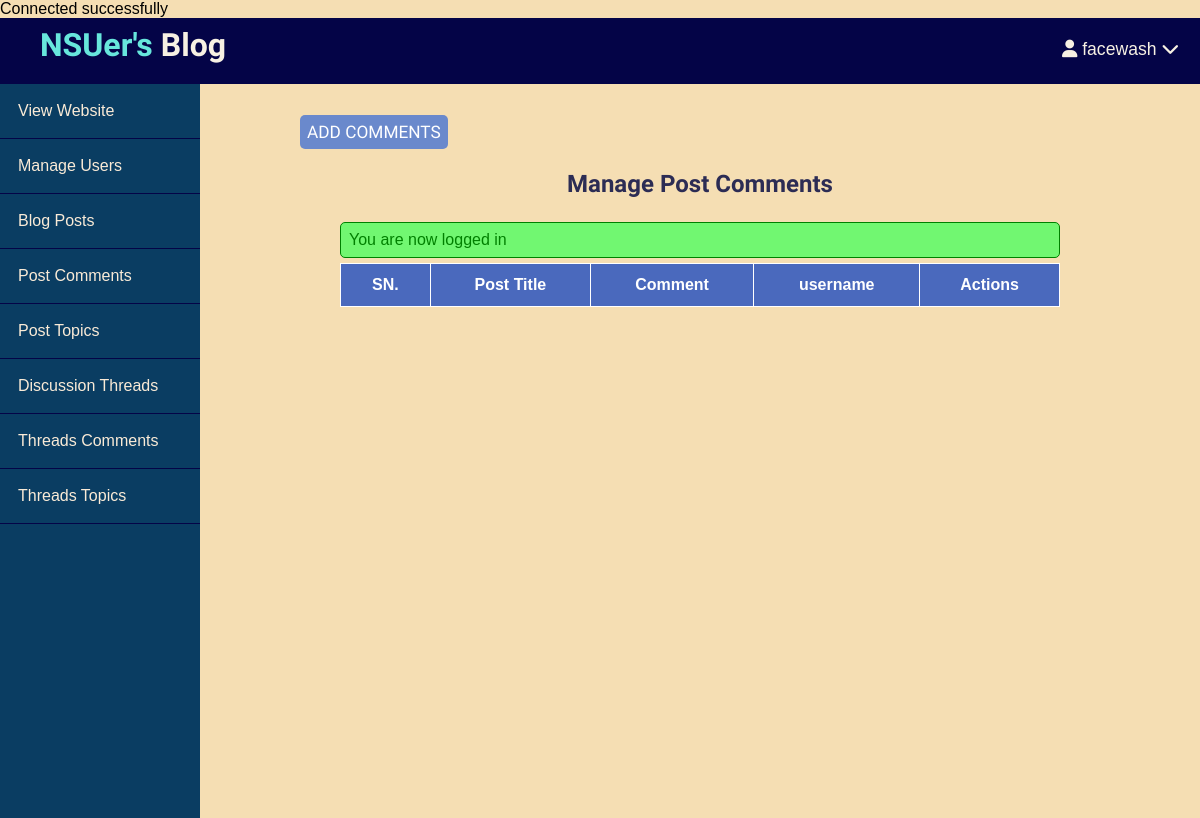
Before: /admin/post-comment/index.php (signed in) with the older database file.
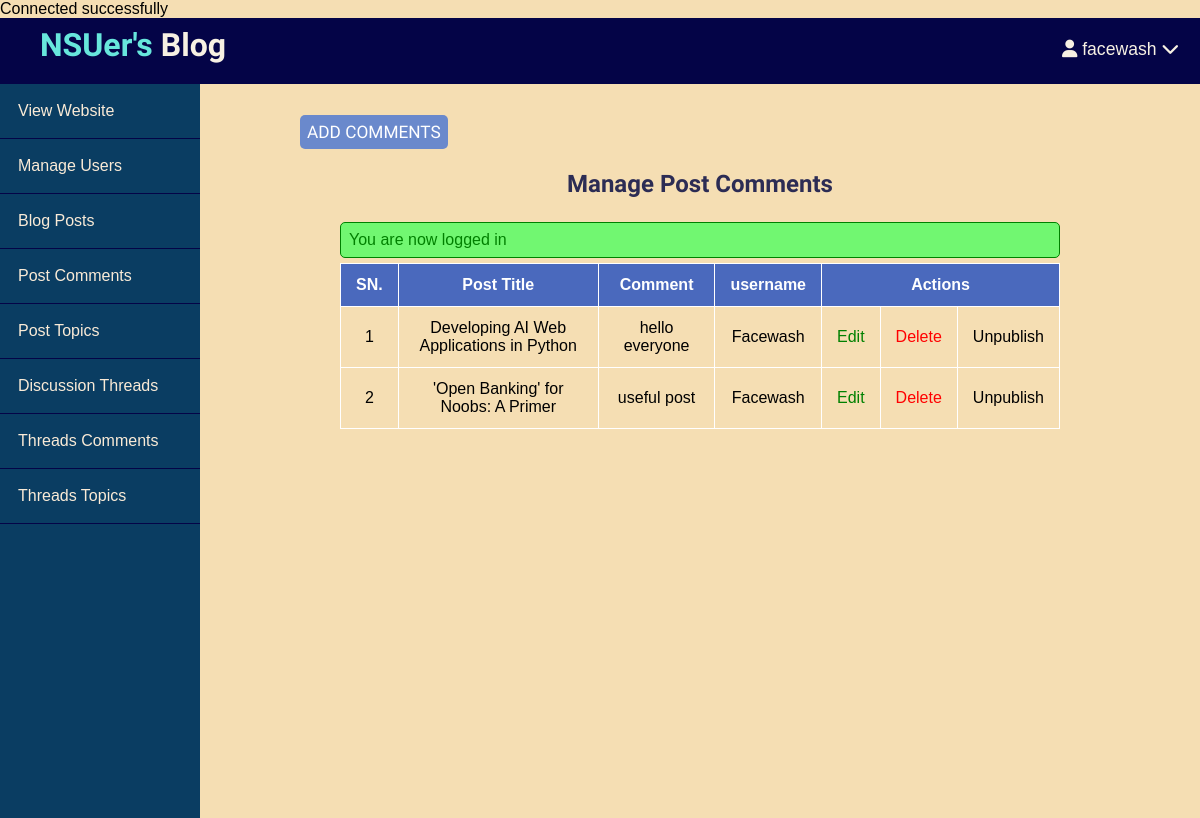
After: the same page with the newer database file.
### tables this page shows
CREATE TABLE `comments` (
  `id` int(11) NOT NULL,
  `user_id` int(11) NOT NULL,
  `post_id` int(11) NOT NULL,
  `parent_comment_id` int(11) NOT NULL,
  `body` text NOT NULL,
  `published` tinyint(4) NOT NULL,
  `created_at` datetime NOT NULL DEFAULT current_timestamp(),
  `update_at` datetime NOT NULL DEFAULT current_timestamp()
);

CREATE TABLE `posts` (
  `id` int(11) NOT NULL,
  `user_id` int(11) NOT NULL,
  `topic_id` int(11) DEFAULT NULL,
  `title` varchar(255) NOT NULL,
  `image` varchar(255) NOT NULL,
  `body` text NOT NULL,
  `published` tinyint(4) NOT NULL,
  `created_at` datetime NOT NULL DEFAULT current_timestamp()
);

CREATE TABLE `users` (
  `id` int(11) NOT NULL,
  `admin` tinyint(4) NOT NULL,
  `username` varchar(255) NOT NULL,
  `email` varchar(255) NOT NULL,
  `password` varchar(255) NOT NULL,
  `created_at` datetime NOT NULL DEFAULT current_timestamp()
);

### app/database/db.php (called while the page is built, shortened)
<?php
require("connect.php");
function selectAll($table, $conditions = [])
{
    global $conn;
    $sql = "SELECT * FROM $table";
    if (empty($conditions)) {
        $statement = $conn->prepare($sql);
        $statement->execute();
        $records = $statement->get_result()->fetch_all(MYSQLI_ASSOC);
        return $records;
    }
}

### app/controllers/post-comments.php (called while the page is built, shortened)
<?php
include(ROOT_PATH . "/app/database/db.php");
$table = "comments";
$posts = selectAll('posts');
$comments = selectAll($table);

### admin/post-comment/index.php (the view, shortened to what this page needs)
<?php
include(ROOT_PATH . '/app/controllers/post-comments.php');
$users = selectAll('users');
?>
<!DOCTYPE html>
<html lang="en">
<head>
    <link rel="stylesheet" href="../../assets/css/style.css">
    <link rel="stylesheet" href="../../assets/css/admin.css">
</head>
<body>
    <?php include(ROOT_PATH . "/app/includes/adminHeader.php"); ?>
    <div class="admin-wrapper">
        <?php include(ROOT_PATH . "/app/includes/adminSidebar.php"); ?>
        <div class="admin-content">
            <div class="bnt-group">
                <a href="create.php" class="btn btn-big">Add Comments</a>
            </div>
            <div class="content">
                <h2 class="page-title">Manage Post Comments</h2>
                <?php include(ROOT_PATH . "/app/includes/messages.php") ?>
                <table>
                    <thead>
                        <th>SN.</th>
                        <th>Post Title</th>
                        <th>Comment</th>
                        <th>username</th>
                        <th colspan="3">Actions</th>
                    </thead>
                    <tbody>
                        <?php foreach ($comments as $key => $comment) : ?>
                            <tr>
                                <td><?php echo $key + 1 ?></td>
                                <?php foreach ($posts as $key => $post) :  ?>
                                    <?php if ($comment['post_id'] == $post['id']) : ?>
                                        <td>
                                            <?php echo $post['title'] ?>
                                        </td>
                                    <?php endif; ?>
                                <?php endforeach; ?>
                                <td><?php echo html_entity_decode($comment['body']); ?></td>
                                <?php foreach ($users as $key => $user) :  ?>
                                    <?php if ($comment['user_id'] == $user['id']) : ?>
                                        <td>
                                            <?php echo ucfirst($user['username']); ?>
                                        </td>
                                    <?php endif; ?>
                                <?php endforeach; ?>
                                <td>
                                    <a href="edit.php?id=<?php echo $comment['id']; ?>" class="edit">Edit</a>
                                </td>
                                <td>
                                    <a href="index.php?del_id=<?php echo $comment['id'] ?>" class="delete">Delete</a>
                                </td>
                                <?php if ($comment['published']) : ?>
                                    <td>
                                        <a href="edit.php?published=0&pc_id=<?php echo $comment['id'] ?>" class="unpublish">
                                            Unpublish
                                        </a>
                                    </td>
                                <?php endif; ?>
                            </tr>
                        <?php endforeach; ?>
                    </tbody>
                </table>
            </div>
        </div>
    </div>
</body>
</html>

Changed rows visible on the page:
added comments: body "hello everyone"
now on this page (row unchanged): posts: title "Developing AI Web Applications in Python", shown under "hello everyone"
now on this page (row unchanged): users: username "Facewash"
added comments: body "useful post"
now on this page (row unchanged): posts: title "'Open Banking' for Noobs: A Primer", shown under "useful post"
